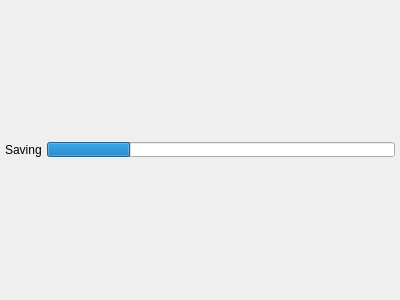
<?xml version="1.0" encoding="UTF-8"?>
<ui version="4.0">
<comment>
 * Released as open source by Gabriel Caudrelier
 *
 * Developed by Gabriel Caudrelier, gabriel dot caudrelier at gmail dot com
 *
 * https://github.com/metrodango/pip3line
 *
 * Released under AGPL see LICENSE for more information
</comment>
 <class>StateStatusWidget</class>
 <widget class="QWidget" name="StateStatusWidget">
  <property name="geometry">
   <rect>
    <x>0</x>
    <y>0</y>
    <width>400</width>
    <height>300</height>
   </rect>
  </property>
  <property name="windowTitle">
   <string>Form</string>
  </property>
  <layout class="QHBoxLayout" name="horizontalLayout">
   <property name="spacing">
    <number>5</number>
   </property>
   <property name="leftMargin">
    <number>5</number>
   </property>
   <property name="topMargin">
    <number>5</number>
   </property>
   <property name="rightMargin">
    <number>5</number>
   </property>
   <property name="bottomMargin">
    <number>5</number>
   </property>
   <item>
    <widget class="QLabel" name="saveLabel">
     <property name="text">
      <string>Saving</string>
     </property>
    </widget>
   </item>
   <item>
    <widget class="QProgressBar" name="progressBar">
     <property name="maximumSize">
      <size>
       <width>16777215</width>
       <height>15</height>
      </size>
     </property>
     <property name="value">
      <number>24</number>
     </property>
     <property name="textVisible">
      <bool>false</bool>
     </property>
    </widget>
   </item>
  </layout>
 </widget>
 <resources/>
 <connections/>
</ui>
